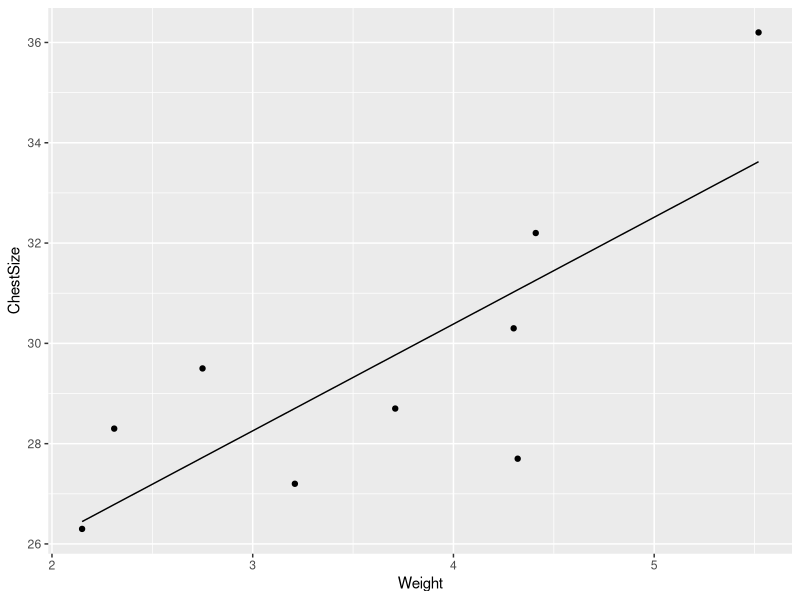

This figure's R source:
#Problem I am trying to solve:

#2021-22 Q7(C):

#Data: The following data were obtained in a study of the relationship between the weight and chest size of infants at birth:

datatext = "Weight	ChestSize
2.75	29.5
2.15	26.3
4.41	32.2
5.52	36.2
3.21	27.2
4.32	27.7
2.31	28.3
4.30	30.3
3.71	28.7"

#(i) Estimate the slope and intercept in a simple linear regression model.
#(ii) Evaluate S2.
#(iii) Find a 99% confidence interval for the average chest size at x=3.5
#(iv) Find a 95% prediction interval at x=3.5
#(v) Calculate r (correlation coefficient).
#(vi) Test the null hypothesis that ρ=0 against the alternative that ρ>0 at the 0.01 level of significance.
#(vii) What percentage of the variation in infant chest sizes is explained by differences in weight?

data = read.table(text=datatext,header = TRUE, sep ="\t")

# I will use a fitted model here
#Ybar = B0 +B1*X
#assuming that weight is the independent variable here


#First let's do this using the normal formulation

mean_x = mean(data$Weight)
mean_y = mean(data$ChestSize)

B1_acc_to_formula = sum((data$Weight - mean_x) * (data$ChestSize - mean_y))/sum((data$Weight - mean_x)^2)
B0_acc_to_formula = mean_y - B1_acc_to_formula* mean_x

#I also could have done this using R's built in linear regression model

model = lm(ChestSize~Weight, data = data)

#apparently it does the same thing that my formula does

B0 = model$coefficients[["(Intercept)"]] #is almost the same as B0
B1 = model$coefficients[["Weight"]] #is almost B1

#let's try plotting this

data$ChestSizeFitted = B0 + B1*data$Weight

library(ggplot2)

ggplot(data, aes(x= Weight))+
  geom_point(aes(y= ChestSize))+
  geom_line(aes(y= ChestSizeFitted))

cat("The slope is ",B1 ,"and intercept is ",B0,"\n")

#Finding s2 or mean squared error
#calculating manually here
s2 = sum(model$residuals^2)/(nrow(data)-2)

cat("S2 is ",s2 ,"\n")


#Now for (iii)...
#Here the question is asking what the confidence interval for y is, at x=3.5.
#in other words, What is the interval where we can say with 99% certainty that the mean/true value of y will fall into that region?
#the point estimator is the y that we get from the model

Y_estimator = B0+B1*3.5
#I will just use the standard formula for standard error here. Or is there an easier way to do this in R?
t_crit = abs(qt((1-0.99)/2,nrow(data)-2))
sxx = sum((data$Weight - mean(data$Weight))^2)
sqr = (3.5 - mean(data$Weight))^2

se_for_conf_int = sqrt(s2 * (1 / nrow(data) + sqr/sxx))

upperBound = Y_estimator + t_crit * se_for_conf_int
lowerBound = Y_estimator - t_crit * se_for_conf_int

cat("99% Confidence Interval for Y:", lowerBound, "to", upperBound, "\n")

#Now lets use some built in R functionality :)

new_data = data.frame(Weight=3.5)

conf_interval_data = predict(model, newdata = new_data, interval = "confidence", level = 0.99, se.fit = TRUE)

UpperBoundR = conf_interval_data$fit[3]
LowerBoundR = conf_interval_data$fit[2]

error1 = abs(upperBound-UpperBoundR)*100/upperBound
error2 = abs(lowerBound-LowerBoundR)*100/lowerBound

cat("Using Built in tool in R the error in boundary calculation turns out to be ",error1,"and ",error2,"respectively\n")


#So using R we can find the confidence interval for a new value of y quite easily

#For Question (iv)...
#We are asked to calculate the prediction interval for x= 3.5
#Which is asking, for x = 3.5, in which interval would a newly predicted value of y fall?(that we are 95% certain of)
#you could do this with a formula or with R just as before

t_critP = abs(qt((1-0.95)/2,nrow(data)-2))
se_for_pred_int = sqrt(s2 * (1+1 / nrow(data) + sqr/sxx))

upperBoundP = Y_estimator + t_critP * se_for_pred_int
lowerBoundP = Y_estimator - t_critP * se_for_pred_int

cat("95% Prediction Interval for Y:", upperBoundP, "to", lowerBoundP, "\n")

#Now lets use some built in R functionality again:)

pred_interval_data = predict(model, newdata = new_data, interval = "prediction", level = 0.95, se.fit = TRUE)

UpperBoundPR = pred_interval_data$fit[3]
LowerBoundPR = pred_interval_data$fit[2]

error3 = abs(upperBoundP-UpperBoundPR)*100/upperBoundP
error4 = abs(lowerBoundP-LowerBoundPR)*100/lowerBoundP

cat("Using Built in tool in R the error in boundary calculation turns out to be ",error3,"and ",error4,"respectively\n")

#Quite handy these built in functions are :)

#(v) calculating r..
#first using formulation
sse = sum(model$residuals^2)
sst = sum((data$ChestSize-mean_y)^2)
r = sqrt(1-sse/sst)

cat("Value of R is = ", r, "\n")

#now for a way to do this in R

r_usingR = cor(data$Weight,data$ChestSize)

error5 = abs(r-r_usingR)*100/r

cat("Using Built in tool in R the error is ",error5,"\n")

#now for problem (vi)..
#ρ is the population correlation co-efficient. For a model with one independent variable, it is equivalent to testing..
#the null hypothesis that B1 = 0

#to do this , we could either use normal formulations, or built in R tools..
#I'm feeling lazy, so lets just use built in tools today
#Thing is I actually did problem 6(a) before this, where I already explored the normal formula

t_value = summary(model)$coefficients["Weight","t value"]
alpha = 0.01
t_crit = abs(qt(alpha/2,nrow(data)-2))

if (t_value<t_crit)
{
  cat("Hypothesis Accepted Since the calculated t value of ",t_value,"is on the left region of the critical t value of ",t_crit,"\n")
  
}else
{
  cat("Hypothesis Rejected Since the calculated t value of ",t_value,"is on the right region of the critical t value of ",t_crit,"\n")
}

#problem (vII)...
#basically it's the correlation coefficient

r2 = summary(model)$r.squared
perct = r2*100
cat(perct, "% of of the variation in infant chest sizes is explained by differences in weight")

#finally done :)